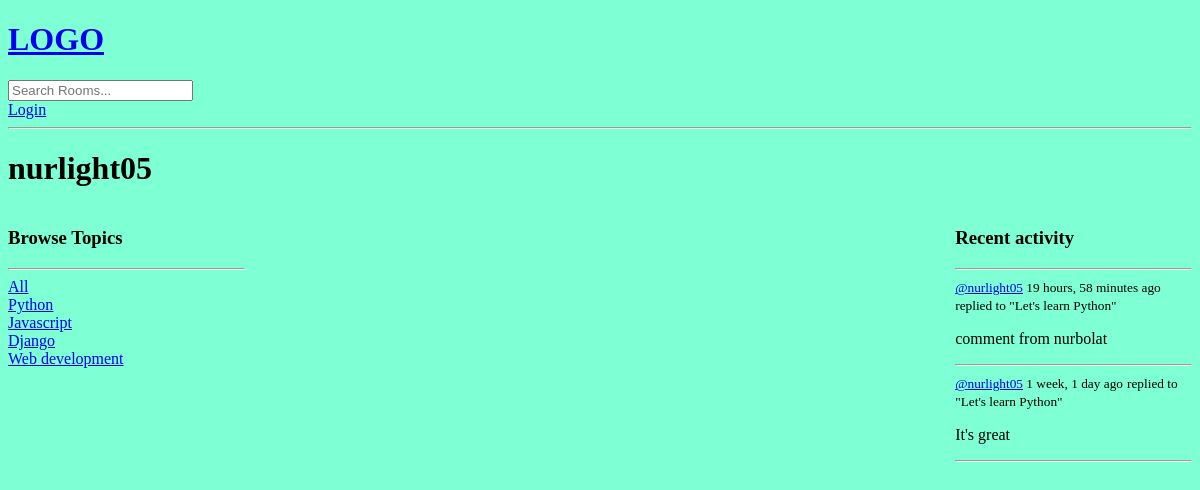
/profile/2/, run on an earlier commit of the app's database.
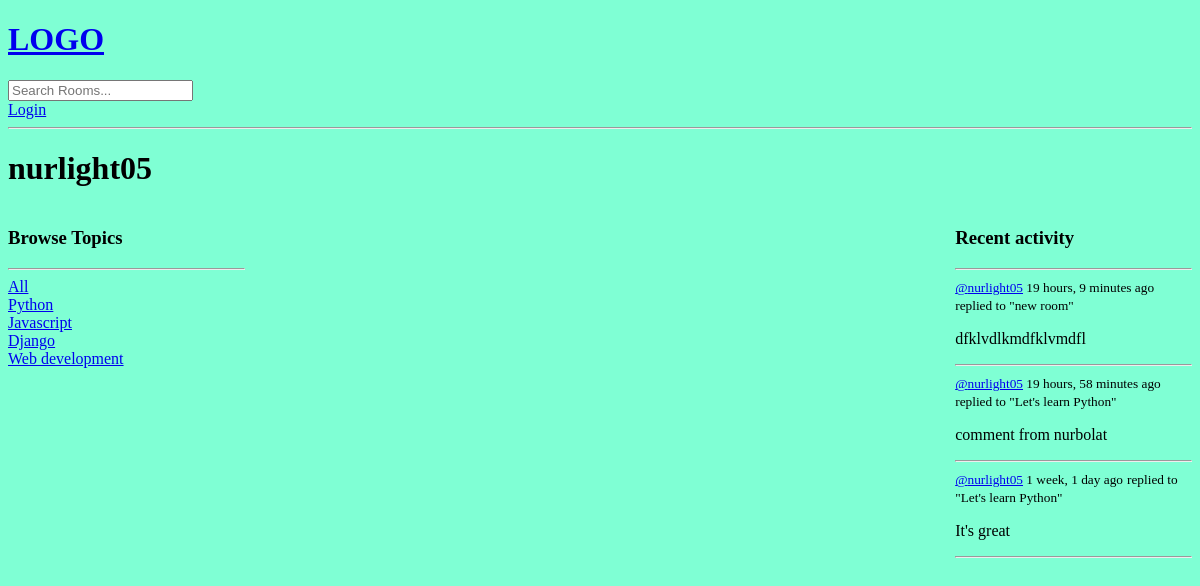
And on a later commit of the database.
### base/models.py (models this page shows, shortened)
class Topic(models.Model):
    name = models.CharField(max_length=200)

class Message(models.Model):
    user = models.ForeignKey(User, on_delete=models.CASCADE)
    room = models.ForeignKey(Room, on_delete=models.CASCADE)
    body = models.TextField()
    updated_at = models.DateTimeField(auto_now=True)
    created_at = models.DateTimeField(auto_now_add=True)
    class Meta:
        ordering = ['-updated_at', '-created_at']

class Room(models.Model):
    host = models.ForeignKey(User, on_delete=models.SET_NULL, null=True)
    topic = models.ForeignKey(Topic, on_delete=models.SET_NULL, null=True)
    name = models.CharField(max_length=200)
    description = models.TextField(null=True, blank=True)
    participants = models.ManyToManyField(User, related_name='participants', blank=True)
    updated_at = models.DateTimeField(auto_now=True)
    created_at = models.DateTimeField(auto_now_add=True)
    class Meta:
        ordering = ['-updated_at', '-created_at']
    def __str__(self):
        return self.name

### base/views.py (the view)
# urls.py: path('profile/<str:pk>/', views.userProfile, name='user-profile'),
def userProfile(request, pk):
    user = User.objects.get(pk=pk)
    rooms = user.room_set.all()
    room_messages = user.message_set.all()
    topics = Topic.objects.all()
    context = {
        'user': user,
        'rooms': rooms,
        'room_messages': room_messages,
        'topics': topics
    }
    return render(request, 'base/profile.html', context)

### base/templates/base/profile.html (shortened to what this page needs)
{% extends 'main.html' %}
{% block content %}
    <h1>{{ user.username }}</h1>
    <div class="profile-container">
        <div>
            {% include 'base/topics_component.html' %}
        </div>
        <div>
        </div>
        <div>
            {% include 'base/activity_component.html' %}
        </div>
    </div>
{% endblock content %}

### base/templates/base/topics_component.html
<h3>Browse Topics</h3>
<hr>
<div>
    <a href="{% url 'home' %}">All</a>
</div>
{% for topic in topics %}
<div>
    <a href="{% url 'home' %}?q={{ topic.name }}">{{ topic.name }}</a>
</div>
{% endfor %}

### base/templates/base/activity_component.html (shortened to what this page needs)
<h3>Recent activity</h3>
<hr>
{% for message in room_messages %}
    <div>
        <small><a href="{% url 'user-profile' message.user.id %}">@{{ message.user }}</a> {{ message.created_at|timesince }} ago</small>
        <small>replied to "{{ message.room }}"</small>
        <p>{{ message.body }}</p>
        <hr>
    </div>
{% endfor %}

What changed in the data, as far as the page shows it:
added Message: user "nurlight05", created_at "19 hours, 9 minutes", room "new room", body "dfklvdlkmdfklvmdfl"
